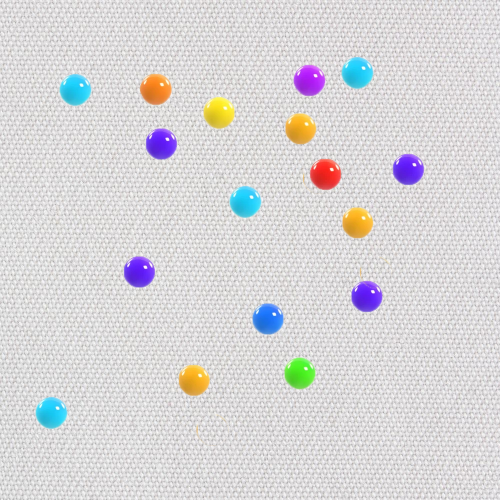
#> input picture img/1red.jpg, 1000 x 1000 px (shown at 1/2 size)
$ python v1.py
#> lines starting #> are read from the running program, lines starting #| are printed output that depends on the picture; after the words box and inside, x2 and y2 are one past the last pixel; in counts of white or black regions, pixels touching at a corner belong together
# python 3.8
# Занятие 2. Морфологические преобразования

import cv2 as cv
import numpy  # noqa: F401
import os

color_limits_ranges = [(0, 0, 0), (359, 100, 100), (0, 0, 0), (179, 255, 255)]

color_limits = [((1, 30, 0), (8, 100, 100)), ((357, 30, 0), (359, 100, 100))]


def convert_range(value: int, old_min: int, old_max: int, new_min: int, new_max: int) -> int:
    if not(old_min < old_max and new_min <= new_max):
        raise ValueError
    OldRange = (old_max - old_min)
    NewRange = (new_max - new_min)
    NewValue = (((value - old_min) * NewRange) / OldRange) + new_min
    return round(NewValue)


def checkFile(path: str) -> bool:
    return os.path.isfile(path)


def main():
    color_limits_255 = [tuple(tuple(map(convert_range, c, *color_limits_ranges)) for c in cl) for cl in color_limits]

    image_path = os.path.normpath(input("Введите путь к изображению(он не должен содержать русские буквы): "))
#> the answer given: ../../img/1red.jpg
    if checkFile(image_path) is False:
        print("Такого файла не существует. ")
        return

    img = cv.imread(image_path)
#> img is the input picture: shape (1000, 1000, 3); mean B, G, R 216.1, 214.5, 216.2
    img_hsv = cv.cvtColor(img, cv.COLOR_BGR2HSV)
#> img_hsv: shape (1000, 1000, 3); mean H, S, V 107.4, 12.4, 221.2

    if len(color_limits_255) == 1:
        mask = cv.inRange(img_hsv, *color_limits_255[0])
    elif len(color_limits_255) == 2:
        mask0 = cv.inRange(img_hsv, *color_limits_255[0])
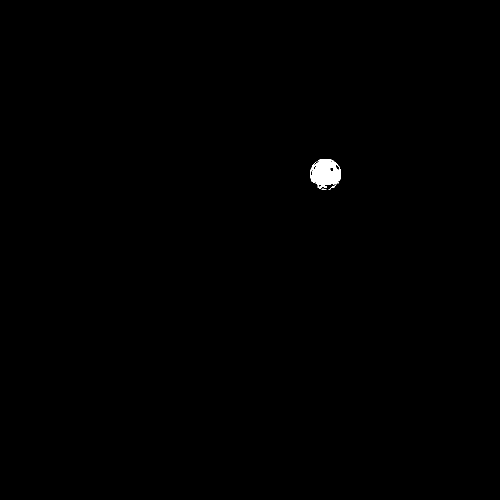
#> mask0: shape (1000, 1000) (shown at 1/2 size); 0.26% white; 7 white regions (6 under 20 px), largest, box (x1, y1, x2, y2) and area: (620, 318, 682, 378) 2596
        mask1 = cv.inRange(img_hsv, *color_limits_255[1])
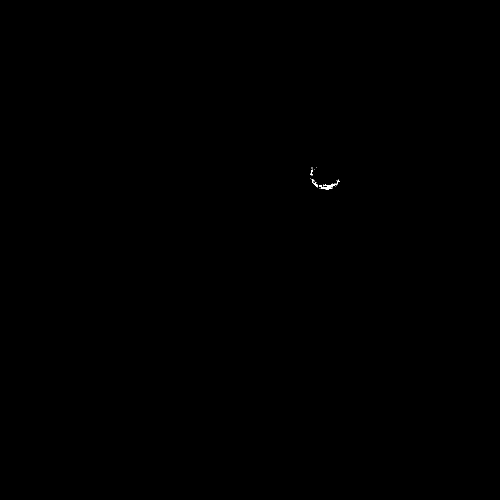
#> mask1: shape (1000, 1000) (shown at 1/2 size); 0.03% white; 13 white regions (10 under 20 px), largest, box (x1, y1, x2, y2) and area: (638, 360, 676, 380) 203, (624, 358, 636, 375) 58, (620, 339, 626, 351) 30
        mask = cv.bitwise_or(mask0, mask1)
#> mask: shape (1000, 1000); 0.29% white; 2 white regions (1 under 20 px), largest, box (x1, y1, x2, y2) and area: (620, 318, 682, 380) 2935
        del mask0, mask1
    else:
        raise ValueError

    kernel = numpy.ones((5, 5))
    mask = cv.dilate(mask, kernel)
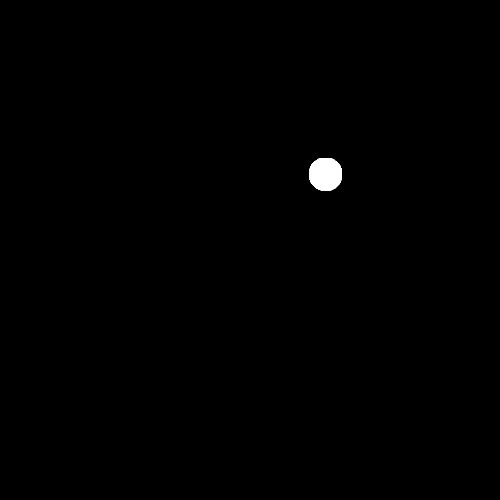
#> mask: shape (1000, 1000) (shown at 1/2 size); 0.36% white; 1 white region, box (x1, y1, x2, y2) and area: (618, 316, 684, 382) 3572
    mask = cv.erode(mask, kernel)
#> mask: shape (1000, 1000); 0.3% white; 1 white region
    mask = cv.dilate(mask, kernel)

    contours, hierarchy = cv.findContours(mask, cv.RETR_CCOMP, cv.CHAIN_APPROX_SIMPLE)
#> contours = 2 contours, 1 with area under 20; largest, box (x1, y1, x2, y2) and area: (618, 316, 684, 382) 3476
    cv.drawContours(img, contours, -1, (255, 0, 0))
#> img: shape (1000, 1000, 3); 0.02% of pixels changed, all inside (x1, y1, x2, y2) = (618, 316, 684, 382)

    quantity = len([el for el in hierarchy[0] if el[3] == -1] if hierarchy is not None else [])
#> quantity = 1

    print(f"Красных мячиков на картинке: {quantity}. " if quantity != 0 else "На изображении нет красных мячиков. ")
#| Красных мячиков на картинке: 1.


if __name__ == '__main__':
    main()
    input("Press Enter to quit. \n")
    exit()
#> (the program exits here)

$ run again, on img/5red.jpg
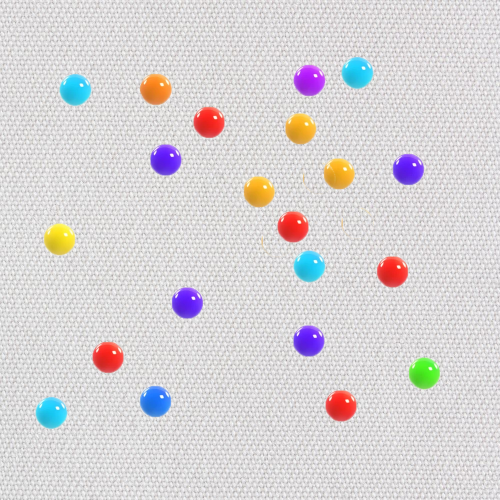
#> input picture img/5red.jpg, 1000 x 1000 px (shown at 1/2 size)
#> in main, img is the input picture: shape (1000, 1000, 3); mean B, G, R 214.1, 212.7, 216.4
#> img_hsv: shape (1000, 1000, 3); mean H, S, V 106.3, 14.7, 221.4
#> in main, `mask0 = cv.inRange(img_hsv, *color_limits_255[0])`:
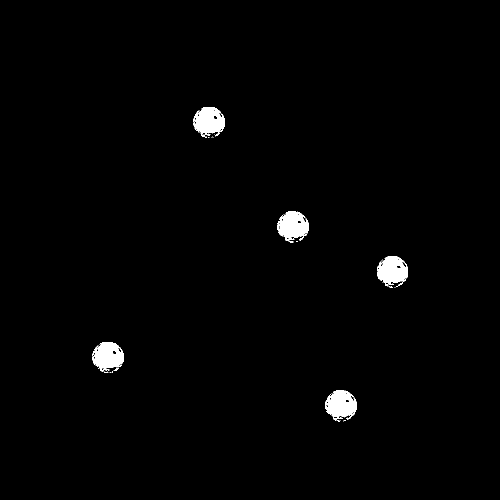
#> mask0: shape (1000, 1000) (shown at 1/2 size); 1.3% white; 34 white regions (26 under 20 px), largest, box (x1, y1, x2, y2) and area: (651, 781, 713, 843) 2610, (387, 214, 449, 273) 2605, (185, 684, 247, 744) 2568
#> mask1: shape (1000, 1000); 0.16% white; 66 white regions (51 under 20 px), largest, box (x1, y1, x2, y2) and area: (772, 555, 814, 575) 235, (203, 727, 245, 746) 227, (574, 466, 614, 485) 218
#> contours = 10 contours, 5 with area under 20; largest, box (x1, y1, x2, y2) and area: (752, 511, 818, 577) 3480, (649, 779, 715, 845) 3474, (385, 212, 451, 278) 3472, (183, 682, 249, 748) 3471, (553, 421, 619, 487) 3470
#> in main, `cv.drawContours(img, contours, -1, (255, 0, 0))`:
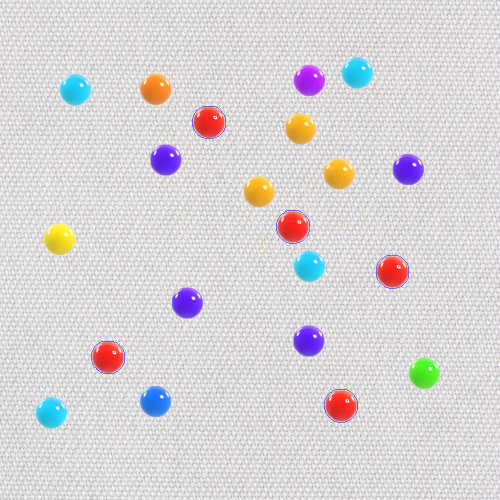
#> img: shape (1000, 1000, 3) (shown at 1/2 size); 0.1% of pixels changed, all inside (x1, y1, x2, y2) = (183, 212, 818, 845)
#> quantity = 5
#| Красных мячиков на картинке: 5.
